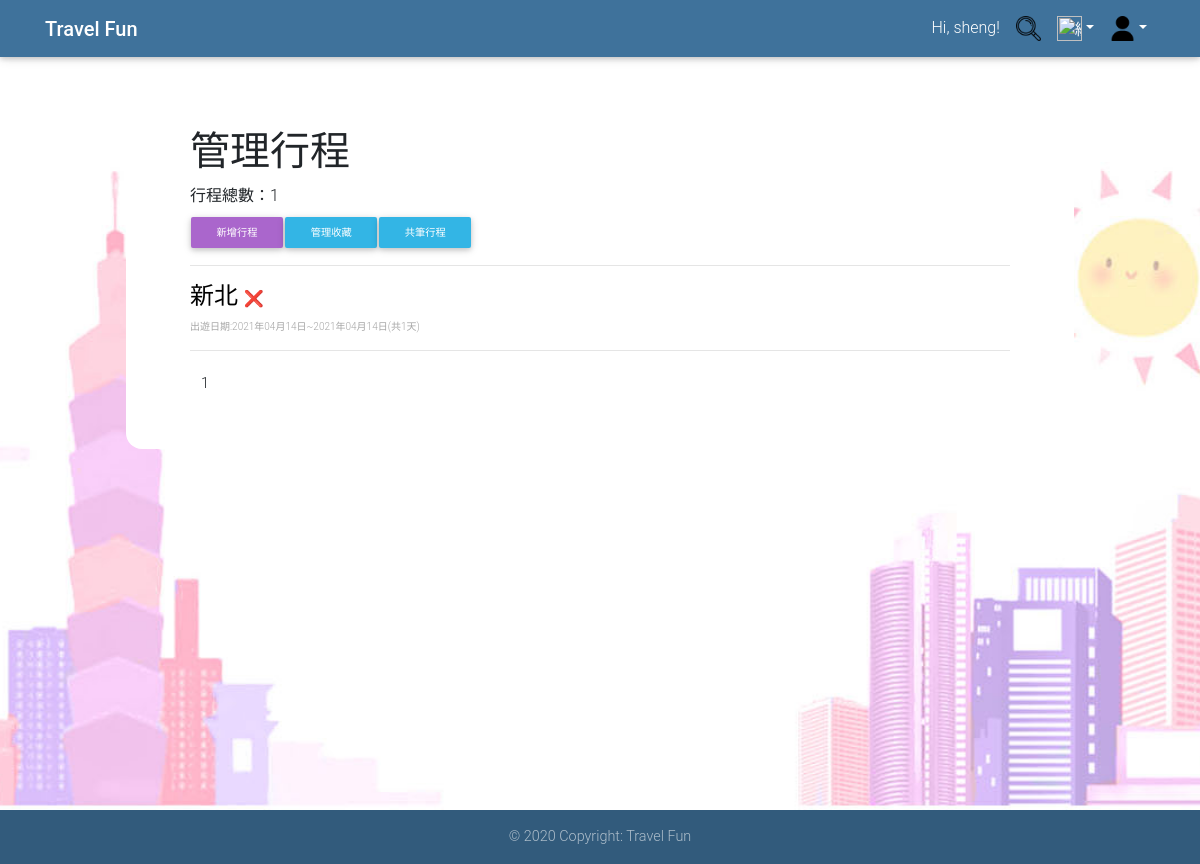
The page /membercentre/manageitinerary.php (signed in) on the database as committed earlier.
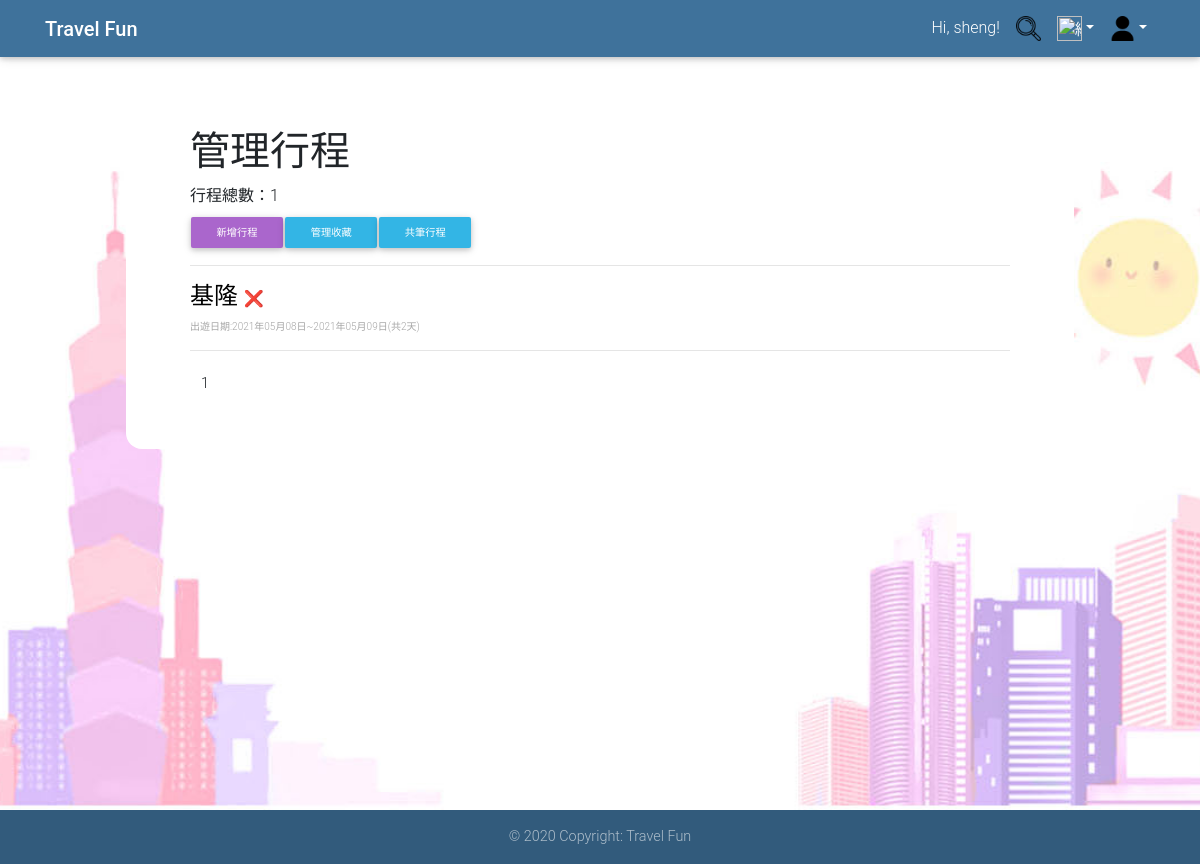
The same page on the database as committed later.
### tables this page shows
CREATE TABLE `itinerary` (
  `itinerary_id` int(10) NOT NULL,
  `itinerary_name` varchar(20) NOT NULL,
  `public_status` int(1) NOT NULL,
  `itinerary_date` date NOT NULL COMMENT '開始日期',
  `itinerary_days` int(3) NOT NULL,
  `user_id` varchar(20) NOT NULL COMMENT 'FK_user'
);

### membercentre/manageitinerary.php (the view, shortened to what the changed rows need)
<?php
mysqli_query($con, "SET NAMES UTF8");
$user_id = $_SESSION['user_id'];
$sql = "SELECT `itinerary_id`, `itinerary_name`, `public_status`, `itinerary_date`, `itinerary_days`";
$sql .= "FROM `itinerary` WHERE user_id = '$user_id'";
$sql .= " ORDER BY `itinerary`.`itinerary_date` ASC";
$result = mysqli_query($con, $sql);
$records_per_page = 10;
if (isset($_GET["page"]))
    $page = $_GET["page"];
else
    $page = 1;
$total_records = mysqli_num_rows($result);
$total_pages = ceil($total_records / $records_per_page);
$started_record = $records_per_page * ($page - 1);
if ($total_records != 0)
    mysqli_data_seek($result, $started_record);
?>
<head>
    <link rel="stylesheet" href="https://stackpath.bootstrapcdn.com/bootstrap/4.4.1/css/bootstrap.min.css">
    <link rel="stylesheet" href="../css/mdb.min.css">
    <link rel='stylesheet' href='https://rawgit.com/adrotec/knockout-file-bindings/master/knockout-file-bindings.css'>
    <link rel="stylesheet" href="../css/result.css">
</head>
<body>
    <main>
        <div class="container2">
            <h1>管理行程</h1>
            <p>
            <div id="left">
                <?php
                $j = 1;
                while ($row = mysqli_fetch_assoc($result)  and $j <= $records_per_page) {;
                    $itinerary_id = $row["itinerary_id"];
                    $itinerary_date = $row["itinerary_date"];
                    $itinerary_days = $row["itinerary_days"];
                    $totalday = $itinerary_days - 1;
                    echo "<div >";
                    echo "<h4><a href='modifyitinerary.php?id=" . $itinerary_id . "' style='text-decoration:none; color:black;'>" . $row["itinerary_name"] . "</a>";
                    echo "<a href=?delete=" . intval($itinerary_id) . "> <font size='3'>❌</a></font></h4>";
                    echo "<p>   <font color='#A6A6A6' size='1'>";
                    echo "出遊日期:" . date("Y年m月d日", strtotime($itinerary_date)) . "~" . date("Y年m月d日", strtotime($itinerary_date . "+ " . $totalday . " day")) . "(共" . $itinerary_days . "天)</a> ";;
                    echo  "</a></p> </font>";
                    echo "</div>";
                    echo "<hr>";
                    $j++;
                }
                ?>
            </div>
            <td colspan="2" align="center" valign="top">
                <ul class="pagination">
                    <li class="page-item">
                        <?php
                        echo "<p align='center'>";
                        for ($i = $page; $i <= min($total_pages, $page + 9); $i++) {
                            if ($i == $page)
                                echo "<li class='page-item'><a class='page-link' >$i</a></li> ";
                            else
                                echo "<li class='page-item'><a class='page-link' href='manageitinerary.php?page=$i'>$i</a></li> ";
                        }
                        ?>
                    </li>
                </ul>
            </td>
        </div>
    </main>
</body>
</html>

Rows that differ between the two databases and show on the page:
removed itinerary: itinerary_name "新北", itinerary_date "2021年04月14日", itinerary_date+itinerary_days "2021年04月14日", itinerary_days "1"
added itinerary: itinerary_name "基隆", itinerary_date "2021年05月08日", itinerary_date+itinerary_days "2021年05月09日", itinerary_days "2"
